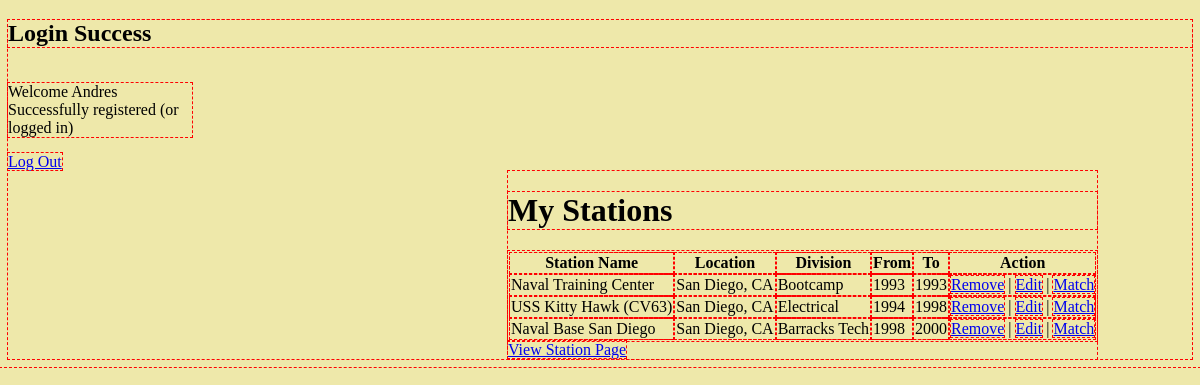
/success (signed in), run on the app's committed database.
### wall_app/models.py (models this page shows)
class User(models.Model):
    first_name = models.CharField(max_length=50)
    last_name = models.CharField(max_length=50)
    email = models.CharField(max_length=250)
    password = models.CharField(max_length=250)
    created_at = models.DateTimeField(auto_now_add=True)
    updated_at = models.DateTimeField(auto_now=True)
    objects = UserManager()

class Station(models.Model):
    station_name = models.CharField(max_length=255)
    location = models.CharField(max_length=140,default='Location')
    created_at = models.DateTimeField(auto_now_add=True)
    updated_at = models.DateTimeField(auto_now=True)

class History(models.Model):
    division = models.CharField(max_length=50)
    from_year = models.IntegerField(default=0)
    to_year = models.IntegerField(default=0)
    user_stationed = models.ForeignKey(User, related_name="stationed_user", on_delete = models.CASCADE)
    history_stationed = models.ForeignKey(Station, related_name="stationed_history", on_delete = models.CASCADE)
    created_at = models.DateTimeField(auto_now_add=True)
    updated_at = models.DateTimeField(auto_now=True)

### wall_app/views.py (the view)
# urls.py: path('success', views.success),
def success(request):
    if 'user_id' in request.session:  #Is the user logged in
        user = User.objects.filter(id=request.session['user_id'])
        if user:
            context = {
                'user': user[0], #0 is the first record
                'all_stations': Station.objects.all(),
                'myhistory': History.objects.order_by('from_year').filter(user_stationed__id=request.session['user_id']),  #display only user history
            }
            return render(request,'welcome.html', context) #if valid user than we move on to success
        return redirect("/") #if not a valid user then go back to root
    return redirect("/") #if no user then go back to root

### wall_app/templates/welcome.html (shortened to what this page needs)
<!DOCTYPE html>
<html>
<head>
    {% load static %}
    <link rel="stylesheet" href="{% static 'css/style.css' %}">
</head>
<body id="login_success">
    <h2>Login Success</h2>
    <p id="welcome">Welcome {{user.first_name}} Successfully registered (or logged in)</p>
    <a href="/logout">Log Out</a>
    <br>
    <div>
        <h1>My Stations</h1>
        <table>
            <thead>
                <tr>
                    <th>Station Name</th>
                    <th>Location</th>
                    <th>Division</th>
                    <th>From</th>
                    <th>To</th>
                    <th>Action</th>
                </tr>
            </thead>
            <tbody>
                {% for history in myhistory %}
                    {% for station in all_stations %}
                        {% if station.id == history.history_stationed_id %}
                            <tr>
                                <td>{{station.station_name}}</td>
                                <td>{{station.location}}</td>
                                <td>{{history.division}}</td>
                                <td>{{history.from_year}}</td>
                                <td>{{history.to_year}}</td>
                                <td><a href="/history_remove/{{history.id}}">Remove</a>  | <a href="/history_edit/{{history.id}}">Edit</a>  | <a href="/history_match/{{history.id}}/{{station.id}}">Match</a></td>
                            </tr>
                        {% endif %}
                    {% endfor %}
                {% endfor %}
            </tbody>
        </table>
        <a href="/stations/new">View Station Page</a>
    </div>
</body>
</html>

### wall_app/static/css/style.css (style rules this page uses)
* { margin: 0px; padding: 0px; outline: 1px dashed red; font-family: sans-serif; }
#login_success { background-color: palegoldenrod; }
#login_success p { display: inline-block; margin-right: 1000px; }
#login_success div { display: inline-block; margin-right: 20px; margin-left: 500px; vertical-align: top; }

### data on the page
User: first_name "Andres"
History: division "Bootcamp", from_year "1993", to_year "1993"
Station: station_name "Naval Training Center", location "San Diego, CA"
History: division "Electrical", from_year "1994", to_year "1998"
Station: station_name "USS Kitty Hawk (CV63)", location "San Diego, CA"
History: division "Barracks Tech", from_year "1998", to_year "2000"
Station: station_name "Naval Base San Diego", location "San Diego, CA"
